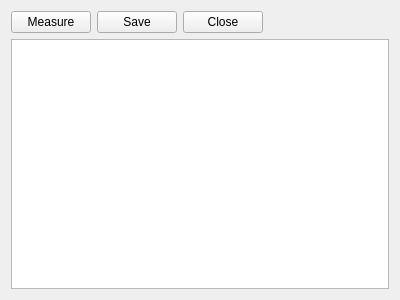
<?xml version="1.0" encoding="UTF-8"?>
<ui version="4.0">
 <class>MeasureWidget</class>
 <widget class="QWidget" name="MeasureWidget">
  <property name="geometry">
   <rect>
    <x>0</x>
    <y>0</y>
    <width>400</width>
    <height>300</height>
   </rect>
  </property>
  <property name="windowTitle">
   <string>Form</string>
  </property>
  <layout class="QVBoxLayout" name="verticalLayout">
   <item>
    <layout class="QHBoxLayout" name="horizontalLayout">
     <item>
      <widget class="QPushButton" name="measureButton">
       <property name="text">
        <string>Measure</string>
       </property>
      </widget>
     </item>
     <item>
      <widget class="QPushButton" name="saveButton">
       <property name="sizePolicy">
        <sizepolicy hsizetype="Minimum" vsizetype="Fixed">
         <horstretch>0</horstretch>
         <verstretch>0</verstretch>
        </sizepolicy>
       </property>
       <property name="text">
        <string>Save</string>
       </property>
      </widget>
     </item>
     <item>
      <widget class="QPushButton" name="closeButton">
       <property name="text">
        <string>Close</string>
       </property>
      </widget>
     </item>
     <item>
      <spacer name="horizontalSpacer">
       <property name="orientation">
        <enum>Qt::Horizontal</enum>
       </property>
       <property name="sizeHint" stdset="0">
        <size>
         <width>40</width>
         <height>20</height>
        </size>
       </property>
      </spacer>
     </item>
    </layout>
   </item>
   <item>
    <widget class="QTableView" name="testdataTableView">
     <property name="frameShadow">
      <enum>QFrame::Plain</enum>
     </property>
     <property name="verticalScrollBarPolicy">
      <enum>Qt::ScrollBarAlwaysOff</enum>
     </property>
     <property name="horizontalScrollBarPolicy">
      <enum>Qt::ScrollBarAlwaysOff</enum>
     </property>
     <property name="autoScroll">
      <bool>false</bool>
     </property>
     <property name="editTriggers">
      <set>QAbstractItemView::NoEditTriggers</set>
     </property>
     <property name="showDropIndicator" stdset="0">
      <bool>false</bool>
     </property>
     <property name="dragDropOverwriteMode">
      <bool>false</bool>
     </property>
     <property name="alternatingRowColors">
      <bool>true</bool>
     </property>
     <property name="selectionMode">
      <enum>QAbstractItemView::NoSelection</enum>
     </property>
     <property name="gridStyle">
      <enum>Qt::SolidLine</enum>
     </property>
     <attribute name="horizontalHeaderMinimumSectionSize">
      <number>24</number>
     </attribute>
    </widget>
   </item>
  </layout>
 </widget>
 <resources/>
 <connections/>
</ui>
